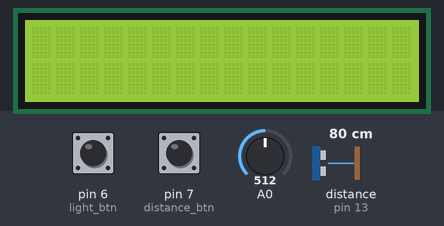
A sketch run on a simulated Arduino Uno, built with avr-gcc and run on an emulated ATmega328P. On the bench: 16×2 character LCD. The inputs (shaded band) are chosen by the test bench; at power-on: pin 7 (distance_btn) LOW, pin 6 (light_btn) LOW, A0 = 512, distance to the obstacle (sensor on pin 13) 80 cm. The echo pulse lasts 58.3 µs per cm; what the sketch prints to the serial monitor is not drawn.

Above: at 1.2 s.
1.3 s: pin 7 (distance_btn) pulled HIGH for 0.3 s
At 2.0 s:
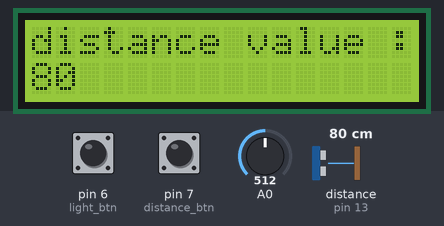
3.6 s: pin 6 (light_btn) pulled HIGH for 0.3 s
At 4.1 s:
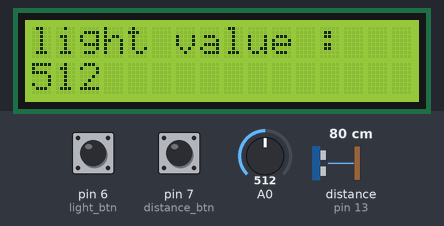
5.7 s: pin 6 (light_btn) pulled HIGH for 3.2 s
10.8 s: pin 7 (distance_btn) pulled HIGH for 1 s
At 10.94 s:
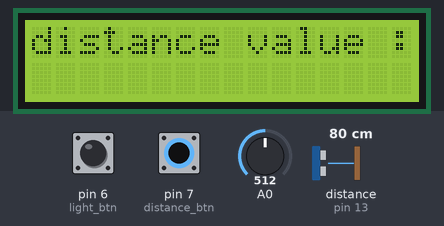
Timing chart, 0 to 13.8 s (numbered marks = the images above; inputs shaded):
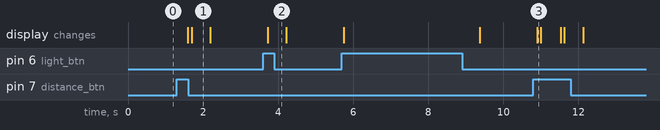

The sketch:

lcd_quiz2.ino
```cpp
#include <Wire.h>
#include <LiquidCrystal_I2C.h>

LiquidCrystal_I2C lcd(0x27, 16, 2);
int trig_pin = 12;
int echo_pin = 13;
int distance_btn = 7;
int light_btn = 6;

void setup() {
  pinMode(trig_pin, OUTPUT);
  pinMode(echo_pin, INPUT);
  pinMode(distance_btn, INPUT);
  pinMode(light_btn, INPUT);
  Serial.begin(9600);
  lcd.begin();
  lcd.backlight();
}

void loop() {
  Serial.println(digitalRead(distance_btn));
  Serial.println(digitalRead(light_btn));
  if(digitalRead(distance_btn) == HIGH){
    lcd.clear();
    lcd.display();
    lcd.print("distance value : ");
    lcd.setCursor(0, 1);
    lcd.print(getDistance(trig_pin, echo_pin));
  } else if(digitalRead(light_btn) == HIGH){
    int light = analogRead(A0);
    lcd.clear();
    lcd.display();
    lcd.print("light value : ");
    lcd.setCursor(0, 1);
    lcd.print(light);
  } else {
    lcd.noDisplay();
  }
  delay(500);
}

int getDistance(int aTrig_pin, int aEcho_pin){
  digitalWrite(aTrig_pin, HIGH);
  delayMicroseconds(10);
  digitalWrite(aTrig_pin, LOW);

  long duration = pulseIn(aEcho_pin, HIGH);
  long distance = duration / 58.2;

  //Serial.println(distance);
  delay(100);

  return distance;
}
```

Measured:
- after the input at 1.3 s, the display: first changes after 0.29 s (image 1 shows a later state)
- after the input at 3.6 s, the display: changes after 0.12 s (image 2)
- after the input at 10.8 s, the display: changes after 0.10 s (image 3)
- what the display in image 1 shows lasts 0.5 s, from 1.7 s to 2.2 s
